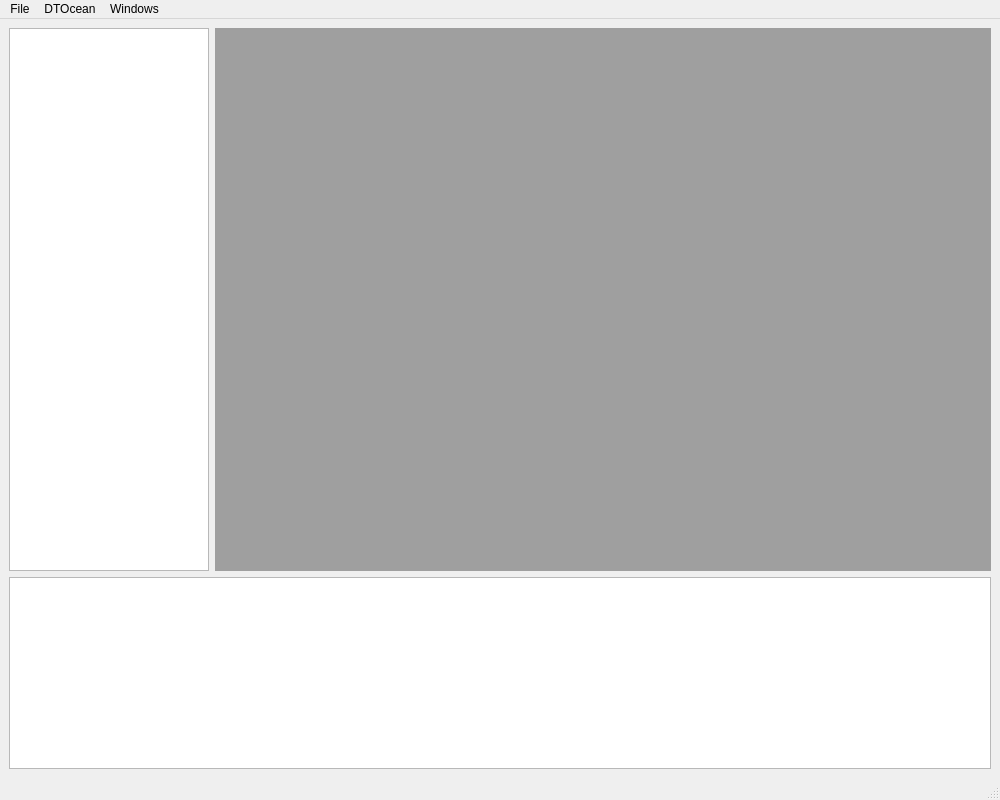
<?xml version="1.0" encoding="UTF-8"?>
<ui version="4.0">
 <class>MainWindow</class>
 <widget class="QMainWindow" name="MainWindow">
  <property name="geometry">
   <rect>
    <x>0</x>
    <y>0</y>
    <width>1000</width>
    <height>800</height>
   </rect>
  </property>
  <property name="windowTitle">
   <string>WEC Analysis</string>
  </property>
  <widget class="QWidget" name="centralwidget">
   <layout class="QGridLayout" name="gridLayout">
    <item row="0" column="1">
     <widget class="QMdiArea" name="mdi_area"/>
    </item>
    <item row="0" column="0">
     <widget class="QListView" name="lw_area">
      <property name="sizePolicy">
       <sizepolicy hsizetype="Fixed" vsizetype="Expanding">
        <horstretch>0</horstretch>
        <verstretch>0</verstretch>
       </sizepolicy>
      </property>
      <property name="minimumSize">
       <size>
        <width>200</width>
        <height>0</height>
       </size>
      </property>
      <property name="maximumSize">
       <size>
        <width>200</width>
        <height>16777215</height>
       </size>
      </property>
     </widget>
    </item>
    <item row="1" column="0" colspan="2">
     <widget class="QTextEdit" name="console">
      <property name="sizePolicy">
       <sizepolicy hsizetype="Expanding" vsizetype="Fixed">
        <horstretch>0</horstretch>
        <verstretch>0</verstretch>
       </sizepolicy>
      </property>
     </widget>
    </item>
   </layout>
  </widget>
  <widget class="QMenuBar" name="menubar">
   <property name="geometry">
    <rect>
     <x>0</x>
     <y>0</y>
     <width>1000</width>
     <height>22</height>
    </rect>
   </property>
   <widget class="QMenu" name="menuFile">
    <property name="title">
     <string>File</string>
    </property>
    <addaction name="actionNew_Project"/>
    <addaction name="actionLoad_Project"/>
    <addaction name="actionSave_Project"/>
    <addaction name="separator"/>
    <addaction name="actionQuit"/>
   </widget>
   <widget class="QMenu" name="menuDTOcean">
    <property name="title">
     <string>DTOcean</string>
    </property>
    <addaction name="actionGenerate_array_hydrodynamic"/>
   </widget>
   <widget class="QMenu" name="menuWindows">
    <property name="title">
     <string>Windows</string>
    </property>
    <widget class="QMenu" name="menuOpen_Window">
     <property name="title">
      <string>Open Window</string>
     </property>
     <addaction name="actionHydrodynamic"/>
     <addaction name="actionPerformance_Fit"/>
     <addaction name="actionData_Visualisation"/>
    </widget>
    <addaction name="actionCascade"/>
    <addaction name="actionTiled"/>
    <addaction name="separator"/>
    <addaction name="menuOpen_Window"/>
   </widget>
   <addaction name="menuFile"/>
   <addaction name="menuDTOcean"/>
   <addaction name="menuWindows"/>
  </widget>
  <widget class="QStatusBar" name="statusbar"/>
  <action name="actionNew_Project">
   <property name="text">
    <string>New Project</string>
   </property>
  </action>
  <action name="actionLoad_Project">
   <property name="text">
    <string>Load Project</string>
   </property>
  </action>
  <action name="actionQuit">
   <property name="text">
    <string>Quit</string>
   </property>
  </action>
  <action name="actionGenerate_array_hydrodynamic">
   <property name="enabled">
    <bool>false</bool>
   </property>
   <property name="text">
    <string>Generate array hydrodynamic</string>
   </property>
  </action>
  <action name="actionCascade">
   <property name="text">
    <string>Cascade</string>
   </property>
  </action>
  <action name="actionTiled">
   <property name="text">
    <string>Tiled</string>
   </property>
  </action>
  <action name="actionSave_Project">
   <property name="enabled">
    <bool>false</bool>
   </property>
   <property name="text">
    <string>Save Project</string>
   </property>
  </action>
  <action name="actionHydrodynamic">
   <property name="text">
    <string>Hydrodynamic</string>
   </property>
  </action>
  <action name="actionPerformance_Fit">
   <property name="text">
    <string>Performance Fit</string>
   </property>
  </action>
  <action name="actionData_Visualisation">
   <property name="text">
    <string>Data Visualisation</string>
   </property>
  </action>
 </widget>
 <resources/>
 <connections>
  <connection>
   <sender>actionQuit</sender>
   <signal>triggered()</signal>
   <receiver>MainWindow</receiver>
   <slot>close()</slot>
   <hints>
    <hint type="sourcelabel">
     <x>-1</x>
     <y>-1</y>
    </hint>
    <hint type="destinationlabel">
     <x>543</x>
     <y>385</y>
    </hint>
   </hints>
  </connection>
  <connection>
   <sender>actionCascade</sender>
   <signal>triggered()</signal>
   <receiver>mdi_area</receiver>
   <slot>cascadeSubWindows()</slot>
   <hints>
    <hint type="sourcelabel">
     <x>-1</x>
     <y>-1</y>
    </hint>
    <hint type="destinationlabel">
     <x>602</x>
     <y>301</y>
    </hint>
   </hints>
  </connection>
  <connection>
   <sender>actionTiled</sender>
   <signal>triggered()</signal>
   <receiver>mdi_area</receiver>
   <slot>tileSubWindows()</slot>
   <hints>
    <hint type="sourcelabel">
     <x>-1</x>
     <y>-1</y>
    </hint>
    <hint type="destinationlabel">
     <x>602</x>
     <y>301</y>
    </hint>
   </hints>
  </connection>
 </connections>
</ui>
